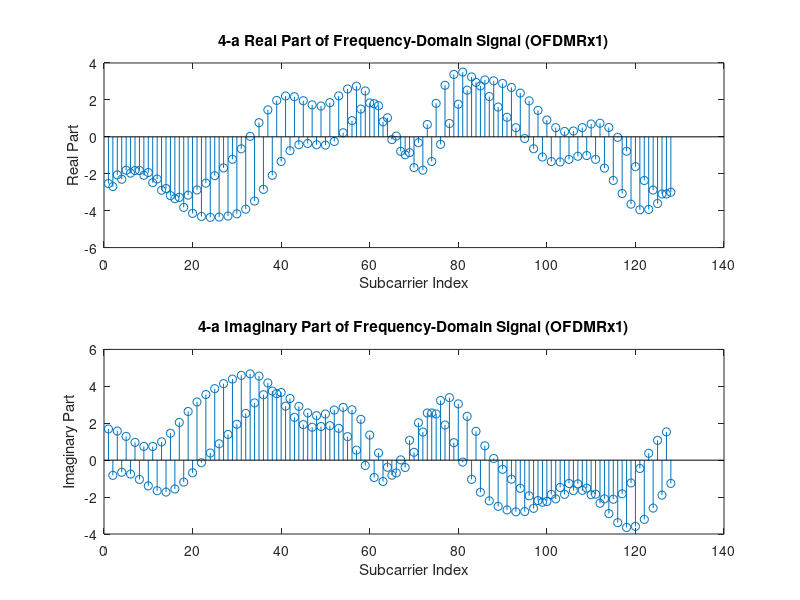
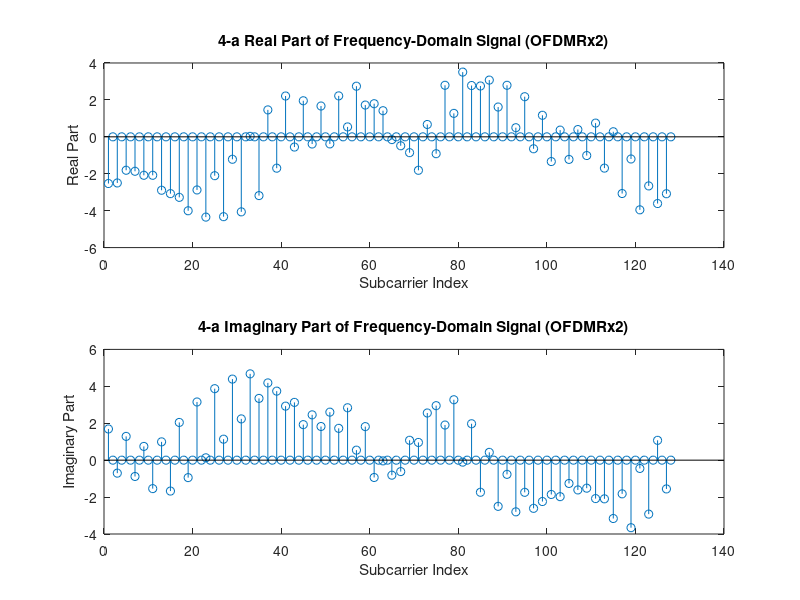
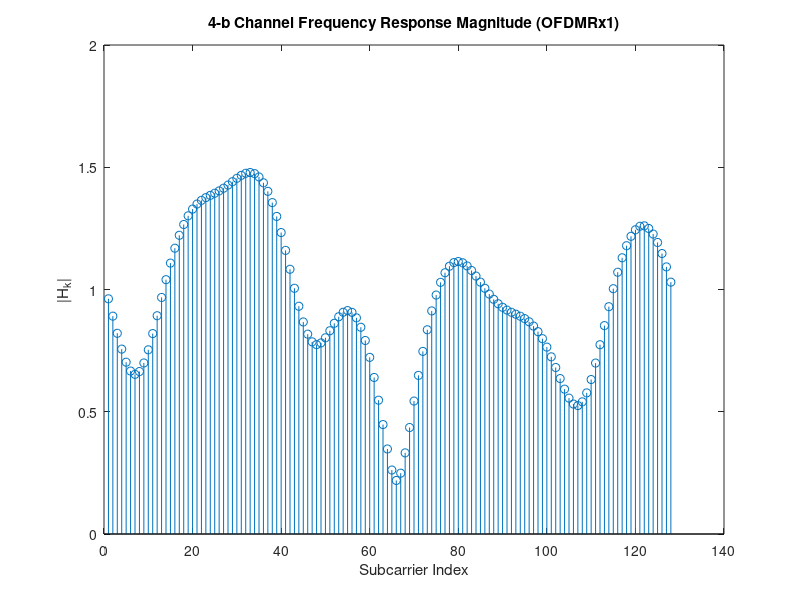
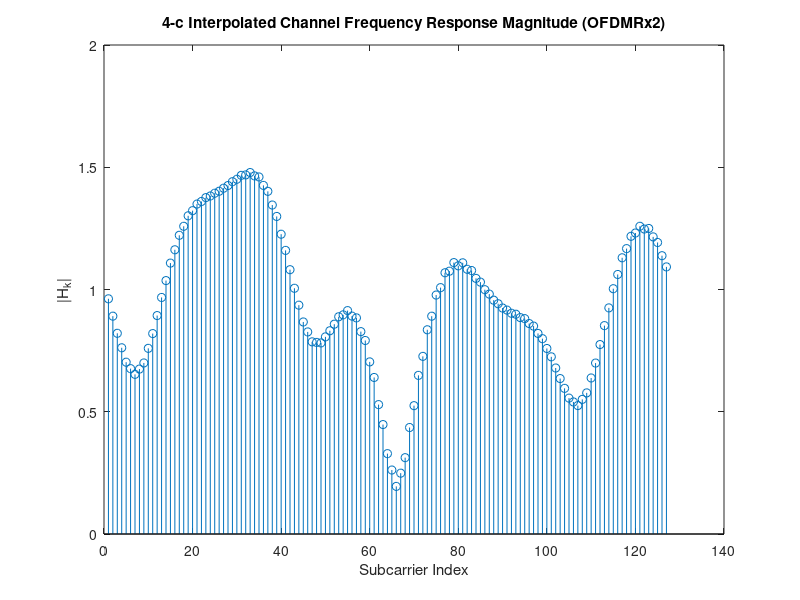

MATLAB code to generate these figures, in order:
% (a)
load('HW5-4Rev.mat');
OFDMRx1 = OFDMRx1(33:end);
OFDMRx2 = OFDMRx2(33:end);

OFDMRx1_FFT = fft(OFDMRx1, 128); 
OFDMRx2_FFT = fft(OFDMRx2, 128);

figure;
subplot(2,1,1);
stem(real(OFDMRx1_FFT));
xlabel('Subcarrier Index');
ylabel('Real Part');
title('4-a Real Part of Frequency-Domain Signal (OFDMRx1)');

subplot(2,1,2);
stem(imag(OFDMRx1_FFT));
xlabel('Subcarrier Index');
ylabel('Imaginary Part');
title('4-a Imaginary Part of Frequency-Domain Signal (OFDMRx1)');

figure;
subplot(2,1,1);
stem(real(OFDMRx2_FFT));
xlabel('Subcarrier Index');
ylabel('Real Part');
title('4-a Real Part of Frequency-Domain Signal (OFDMRx2)');

subplot(2,1,2);
stem(imag(OFDMRx2_FFT));
xlabel('Subcarrier Index');
ylabel('Imaginary Part');
title('4-a Imaginary Part of Frequency-Domain Signal (OFDMRx2)');

% (b)
modulated_symbols = zeros(1, 128);
modulated_symbols(1:2:end) = 1 - 3j; 
modulated_symbols(2:2:end) = 3 - 1j; 

H_k1 = OFDMRx1_FFT ./ modulated_symbols;

figure;
stem(abs(H_k1));
xlabel('Subcarrier Index');
ylabel('|H_k|');
title('4-b Channel Frequency Response Magnitude (OFDMRx1)');

% (c)
H_k2 = zeros(1, 127);
H_k2(1:4:end) = OFDMRx2_FFT(1:4:end) ./ (1 - 3j); 
H_k2(3:4:end) = OFDMRx2_FFT(3:4:end) ./ (3 - 1j); 

known_indices = find(H_k2 ~= 0);  
known_values = H_k2(known_indices); 
H_k2_interp = H_k2;

for k = 1:length(H_k2)
    if H_k2(k) == 0
        left_idx = find(known_indices < k, 1, 'last'); 
        right_idx = find(known_indices > k, 1, 'first');
        
        if ~isempty(left_idx) && ~isempty(right_idx)
            x1 = known_indices(left_idx);
            x2 = known_indices(right_idx);
            y1 = known_values(left_idx);
            y2 = known_values(right_idx);
            H_k2_interp(k) = y1 + (y2 - y1) * (k - x1) / (x2 - x1);

        elseif ~isempty(left_idx)
            H_k2_interp(k) = known_values(left_idx);
            
        elseif ~isempty(right_idx) 
            H_k2_interp(k) = known_values(right_idx);
        end
    end
end

figure;
stem(abs(H_k2_interp));
xlabel('Subcarrier Index');
ylabel('|H_k|');
title('4-c Interpolated Channel Frequency Response Magnitude (OFDMRx2)');

%(d)
difference = abs(H_k1(1:127) - H_k2_interp);

figure;
stem(difference);
xlabel('Subcarrier Index');
ylabel('|H_k1 - H_k2|');
title('4-d Difference between H_k1 and H_k2');
